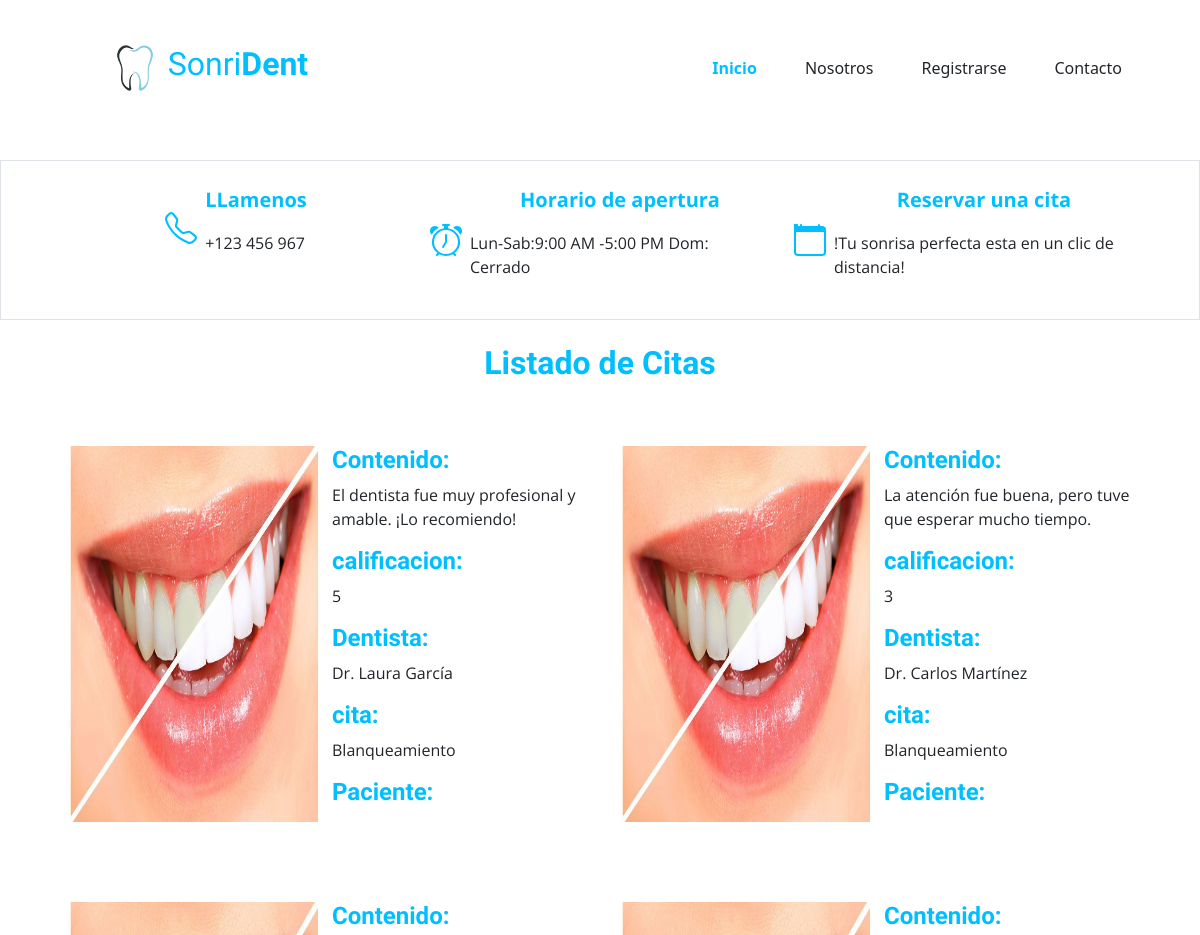
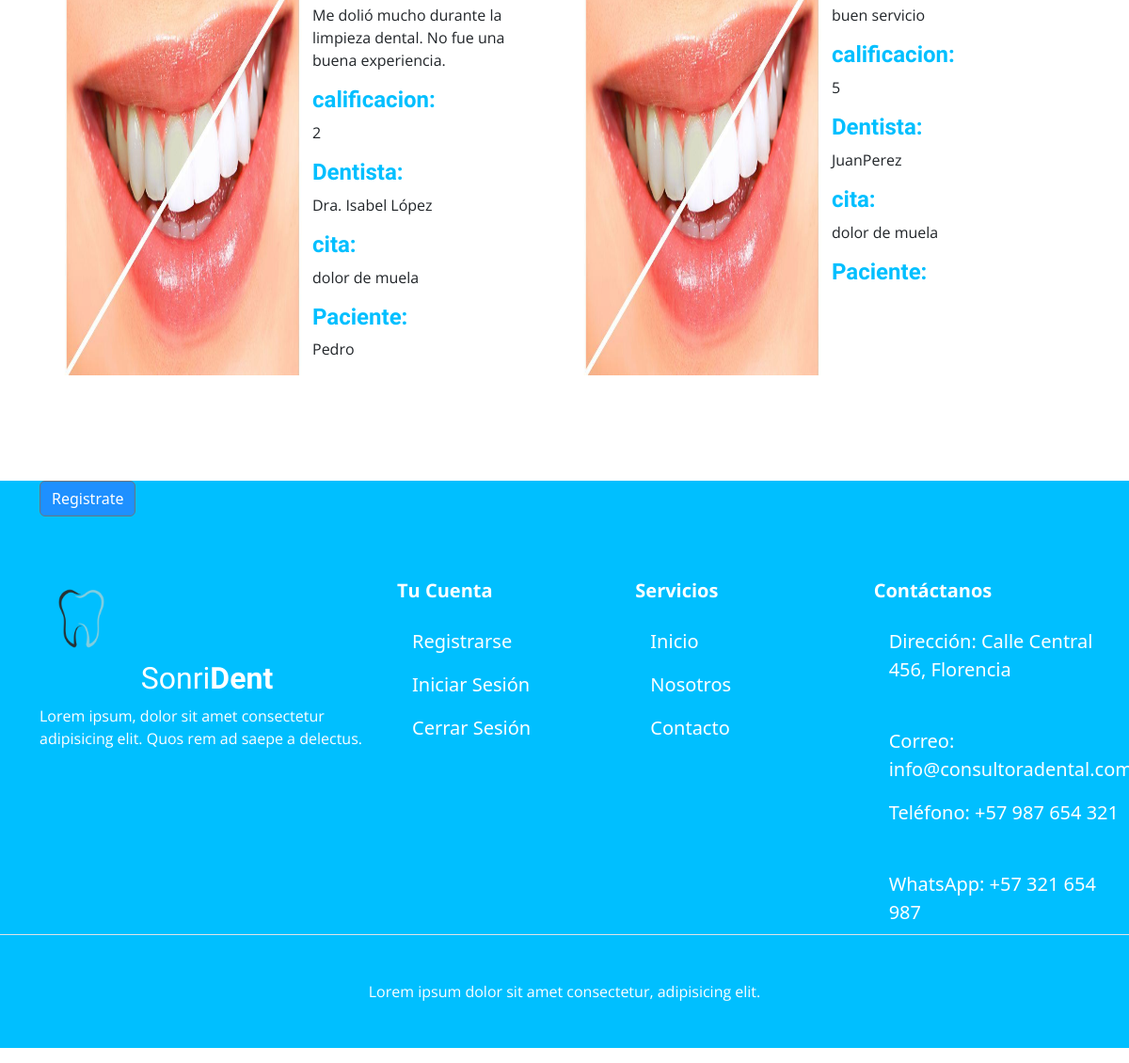
The page /listado-comentarios/ on the database its author committed (2 pictures, top to bottom).
### comentario/models.py (models this page shows, shortened)
class Comentario(models.Model):
    contenido = models.CharField(max_length=100)
    calificacion = models.IntegerField()
    fecha_creacion = models.DateField(default=now)
    paciente_id = models.ForeignKey(User, on_delete=models.CASCADE)
    cita_id = models.ForeignKey(Citas, on_delete=models.CASCADE)
    dentista_id = models.ForeignKey(Dentista, on_delete=models.CASCADE)
    class Meta:
        verbose_name_plural = "comentarios"
        verbose_name ="comentario"

### dentista/models.py (models this page shows, shortened)
class Dentista(models.Model):
    nombre = models.CharField(max_length=30)
    especialidad = models.CharField(max_length=30)
    telefono = models.CharField(max_length=15)
    correo_electronico = models.EmailField()
    contraseña = models.CharField(max_length=30, null=False, blank=False ,default="contraseña_defecto")

### citas/models.py (models this page shows, shortened)
class Citas(models.Model):
    fecha_cita = models.DateField()
    hora_cita = models.TimeField()
    ESTADOS = [
        ('Pendiente', 'Pendiente'),
        ('Confirmada', 'Confirmada'),
        ('Cancelada', 'Cancelada')
    ]
    estado = models.CharField(max_length=20, choices=ESTADOS, default='Pendiente')
    motivo =models.CharField(max_length=100)
    id_usuario =models.ForeignKey(User,editable=False, on_delete=models.CASCADE, related_name='citas', verbose_name='Usuario')
    id_dentista =models.ForeignKey(Dentista,editable=False, on_delete=models.CASCADE, related_name='citas', verbose_name='Dentista' ,null=True)
    class Meta:
        verbose_name= 'Cita'
        verbose_name_plural ='Cita'

### comentario/views.py (the view)
def listadoComentarios(request):
    bandera=False
    if request.user.is_authenticated:
        usuario = request.user
        correos_dentistas = Dentista.objects.values_list('correo_electronico',flat=True)
        bandera=True
        if usuario.email in correos_dentistas :
            dentista = Dentista.objects.get(correo_electronico = usuario.email)
            comentarios = Comentario.objects.filter(dentista_id=dentista)
            return render(request,'listadoComentarios.html',{
            'comentarios': comentarios,
            'bandera':bandera,
            'paciente': False
            })
        else :
            comentarios = Comentario.objects.filter(paciente_id=request.user)
            return render(request,'listadoComentarios.html',{
            'comentarios': comentarios,
            'bandera':bandera,
            'paciente': True
            })
    else:
        comentarios = Comentario.objects.all()
        return render(request,'listadoComentarios.html',{
            'comentarios': comentarios,
            'bandera':bandera
        })

### comentario/templates/listadoComentarios.html
{% extends 'layouts/baseSinHero.html' %}
{% load static %}
{% block contenido %}
<h2 class="text-center text-primary fw-bold mt-4">Listado de Citas</h2>
<section class="m-5">
    <div class="container-xl ">
        <div class="row ">
            {% for comentario in comentarios %}
                {% if bandera %}
                    {% if paciente %}
                        <div class="col-md-6 d-flex  mb-5 justify-content-center align-items-center ">
                            {% if  comentarios.calificacion > 3 and comentarios.calificacion <= 5 %}
                                    <img src="{% static 'img/DolorMuela.jpg' %}" alt="imagen" class="img-fluid w-75">
                            {% else %}
                                    <img src="{% static 'img/blanqueamiento.jpg' %}" alt="imagen" class="img-fluid w-75">
                            {% endif %}
                                <div class="contenido p-5">
                                    <h4 class="text-primary fw-bold">
                                        Contenido:
                                    </h4>
                                    <p>
                                        {{comentario.contenido}}
                                    </p>
                                    <h4 class="text-primary fw-bold">
                                        calificacion:
                                    </h4>
                                    <p>
                                        {{comentario.calificacion}}
                                    </p>
                                    <h4 class="text-primary fw-bold">
                                        Dentista:
                                    </h4>
                                    <p>
                                        {{comentario.dentista_id.nombre}}
                                    </p>
                                    <h4 class="text-primary fw-bold">
                                        cita:
                                    </h4>
                                    <p>
                                        {{comentario.cita_id.motivo}}
                                    </p>
                                </div>
                        </div>
                    {% else %}
                        <div class="col-md-6 d-flex gap-2 p-3 mb-5">
                            {% if  comentarios.calificacion > 3 and comentarios.calificacion <= 5 %}
                                <img src="{% static 'img/DolorMuela.jpg' %}" alt="imagen" class="img-fluid w-50">
                            {% else %}
                                <img src="{% static 'img/blanqueamiento.jpg' %}" alt="imagen" class="img-fluid w-50">
                            {%endif%}
                            <div class="contenido">
                                <h4 class="text-primary fw-bold">
                                    Contenido:
                                </h4>
                                <p>
                                    {{comentario.contenido}}
                                </p>
                                <h4 class="text-primary fw-bold">
                                    calificacion:
                                </h4>
                                <p>
                                    {{comentario.calificacion}}
                                </p>
                                <h4 class="text-primary fw-bold">
                                    Paciente:
                                </h4>
                                <p>
                                    {{comentario.paciente_id.first_name}}
                                </p>
                                <h4 class="text-primary fw-bold">
                                    cita:
                                </h4>
                                <p>
                                    {{comentario.cita_id.motivo}}
                                </p>
                            </div>
                        </div>
                    {% endif %}
                {% else %}
                <div class="col-md-6 d-flex gap-2 p-3 mb-5">
                    {% if  comentarios.calificacion > 3 and comentarios.calificacion <= 5 %}
                        <img src="{% static 'img/DolorMuela.jpg' %}" alt="imagen" class="img-fluid w-50">
                    {% else %}
                        <img src="{% static 'img/blanqueamiento.jpg' %}" alt="imagen" class="img-fluid w-50">
                    {%endif%}
                    <div class="contenido">
                        <h4 class="text-primary fw-bold">
                            Contenido:
                        </h4>
                        <p>
                            {{comentario.contenido}}
                        </p>
                        <h4 class="text-primary fw-bold">
                            calificacion:
                        </h4>
                        <p>
                            {{comentario.calificacion}}
                        </p>
                        <h4 class="text-primary fw-bold">
                            Dentista:
                        </h4>
                        <p>
                            {{comentario.dentista_id.nombre}}
                        </p>
                        <h4 class="text-primary fw-bold">
                            cita:
                        </h4>
                        <p>
                            {{comentario.cita_id.motivo}}
                        </p>
                        <h4 class="text-primary fw-bold">
                            Paciente:
                        </h4>
                        <p>
                            {{comentario.paciente_id.first_name}}
                        </p>
                    </div>
                </div>
                {% endif %}
            {% endfor %}
        </div>
    </div>
</section>
{% endblock  %}

### templates/layouts/baseSinHero.html (shortened to what this page needs)
{% load static %}
<!DOCTYPE html>
<html lang="en">
<head>
    <link rel="stylesheet" href="{% static '/styles/bootstrap.min.css' %}">
    <link rel="stylesheet" href="{% static '/styles/app.css' %}">
</head>
<body>
    <header class="d-flex flex-column flex-md-row justify-content-between container-xl mt-4">
        <div class="d-flex align-items-center justify-content-start">
            <div class="container-xl d-flex w-50 justify-content-start align-items-center pe-5 ms-5">
                <img alt="Logo" class="img-fluid w-25" src="{% static 'img/Logo.png' %}">
                <h2 class="text-center text-primary ">Sonri<spa class="fw-bold ">Dent</spa></h2>
            </div>
        </div>
        <div class="navbar navbar-expand-md navbar-light">
            <div id="navegacion" class="collapse navbar-collapse">
                <nav class="navbar-nav container d-flex flex-md-row justify-content-md-between   text-center ">
                    <a class="text-decoration-none text-primary m-4 fw-bold" href="{% url 'inicio' %}">Inicio</a>
                    <a class="text-decoration-none text-dark m-4 " href="{% url 'nosotros' %}">Nosotros</a>
                    {% if not user.email %}
                        <a class="text-decoration-none text-dark m-4  " href="{% url 'selectForm' %}">Registrarse</a>
                    {% endif %}
                    <a class="text-decoration-none text-dark m-4  " href="{% url 'contacto' %}">Contacto</a>
                </nav>
            </div>
        </div>
    </header>
    <div class="border mt-5">
        <div class="container-xl p-2">
            <div class="row m-3">
                <div class="col-md-4">
                    <div class="d-flex justify-content-center gap-2">
                        <div class="icono d-flex align-items-center">
                        </div>
                        <div class="contenido">
                            <p class="fw-bold fs-5 text-cente text-primary">LLamenos</p>
                            <p>
                                +123 456 967
                            </p>
                        </div>
                    </div>
                </div>
                <div class="col-md-4">
                    <div class="d-flex justify-content-center gap-2">
                        <div class="icono d-flex align-items-center">
                        </div>
                        <div class="contenido">
                            <p class="fw-bold fs-5 text-center text-primary">Horario de apertura</p>
                            <p>
                                Lun-Sab:9:00 AM -5:00 PM Dom: Cerrado
                            </p>
                        </div>
                    </div>
                </div>
                <div class="col-md-4">
                    <div class="d-flex justify-content-center gap-2">
                        <div class="icono d-flex align-items-center">
                            <svg xmlns="http://www.w3.org/2000/svg" width="32" height="32" fill="currentColor" class="bi bi-calendar" viewBox="0 0 16 16">
                                <path d="M3.5 0a.5.5 0 0 1 .5.5V1h8V.5a.5.5 0 0 1 1 0V1h1a2 2 0 0 1 2 2v11a2 2 0 0 1-2 2H2a2 2 0 0 1-2-2V3a2 2 0 1 1 2-2h1V.5a.5.5 0 0 1 .5-.5M1 4v10a1 1 0 0 0 1 1h12a1 1 0 0 0 1-1V4z"/>
                              </svg>
                        </div>
                        <div class="contenido">
                            <p class="fw-bold fs-5 text-center text-primary">Reservar una cita</p>
                            <p>
                                !Tu sonrisa perfecta esta en un clic de distancia!
                            </p>
                        </div>
                    </div>
                </div>
            </div>
        </div>
    </div>
    <main>
        {% block contenido %}
        {% endblock  %}
    </main>
    <footer class="footer bg-primary">
        <div class="container-xl ">
            <div class="">
                <a href="{% url 'crear_full_usuario' %}" class="btn btn-secondary mb-3">Registrate</a>
            </div>
            <div class="row">
                <div class="col-md-4 mt-5">
                    <div class="d-flex align-items-center">
                        <a href="{% url 'inicio'%}" class="text-decoration-none">
                            <img alt="Logo" class="img-fluid w-25" src="{% static 'img/Logo.png' %}">
                            <h2 class="text-center text-white ">Sonri<spa class="fw-bold ">Dent</spa></h2>
                        </a>
                    </div>
                    <p class="text-white">Lorem ipsum, dolor sit amet consectetur adipisicing elit. Quos rem ad saepe a delectus.</p>
                </div>
                <div class="col-md-8">
                    <div class="row mt-5 fs-5">
                        <div class="col-md-4">
                            <p class="text-white fw-bold">Tu Cuenta</p>
                            <nav class="nav flex-column">
                                <a class="text-white  nav-link" href="{% url 'selectForm' %}">Registrarse</a>
                                <a class="text-white  nav-link" href="{% url 'loginUsuario' %}">Iniciar Sesión</a>
                                <a class="text-white  nav-link" href="{% url 'cerrarSesion' %}">Cerrar Sesión</a>
                            </nav>
                        </div>
                        <div class="col-md-4">
                            <p class="text-white fw-bold">Servicios</p>
                            <nav class="nav flex-column">
                                <a href="{% url 'inicio' %}" class="text-white nav-link">Inicio</a>
                                <a class="text-white  nav-link" href="{% url 'nosotros' %}">Nosotros</a>
                                <a class="text-white  nav-link" href="{% url 'contacto' %}">Contacto</a>
                            </nav>
                        </div>
                        <div class="col-md-4">
                            <p class="text-white fw-bold ">Contáctanos</p>
                            <nav class="nav flex-column">
                                <a class="text-white  nav-link" href="#">Dirección: Calle Central 456, Florencia</a>
                                <a class="text-white  nav-link" href="#">Correo: info@consultoradental.com</a>
                                <a class="text-white  nav-link" href="#">Teléfono: +57 987 654 321</a>
                                <a class="text-white  nav-link" href="#">WhatsApp: +57 321 654 987</a>
                            </nav>
                        </div>
                    </div>
                </div>
            </div>
        </div>
        <p class="p-5 text-white border-top text-center ">Lorem ipsum dolor sit amet consectetur, adipisicing elit. </p>
    </footer>
</body>
</html>

### static/styles/app.css (style rules this page uses)
:root { --bs-blue :#00BFFF; --fuente-Principal : "PT Sans", sans-serif; --fuente-parrafos : "Open Sans", sans-serif; --bs-blue-secondary: #1E90FF; --bs-light : #efefef; }
h1,h2,h3,h4 { font-family: var(--fuente-Principal) }
p { font-family: var(--fuente-parrafos); }
.text-primary { color: var(--bs-blue)!important; }
.bg-primary { background-color: var(--bs-blue)!important; }
.icono { color: var(--bs-blue); }
.btn-secondary { background-color: var(--bs-blue-secondary)!important; }

### rows shown on the page
Comentario: contenido "El dentista fue muy profesional y amable. ¡Lo recomiendo!", calificacion "5", dentista_id.nombre "Dr. Laura García", cita_id.motivo "Blanqueamiento"
Comentario: contenido "La atención fue buena, pero tuve que esperar mucho tiempo.", calificacion "3", dentista_id.nombre "Dr. Carlos Martínez", cita_id.motivo "Blanqueamiento"
Comentario: contenido "Me dolió mucho durante la limpieza dental. No fue una buena experiencia.", calificacion "2", dentista_id.nombre "Dra. Isabel López", cita_id.motivo "dolor de muela", paciente_id.first_name "Pedro"
Comentario: contenido "buen servicio", calificacion "5", dentista_id.nombre "JuanPerez", cita_id.motivo "dolor de muela"
